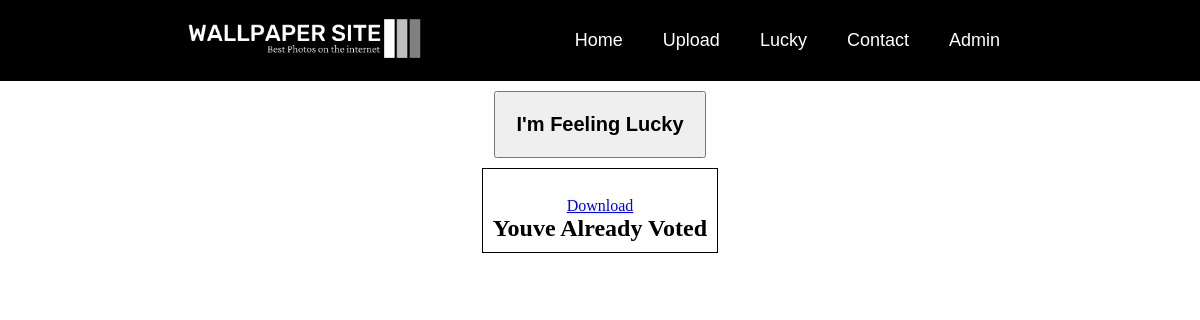
Page /lucky/none on the earlier database version.
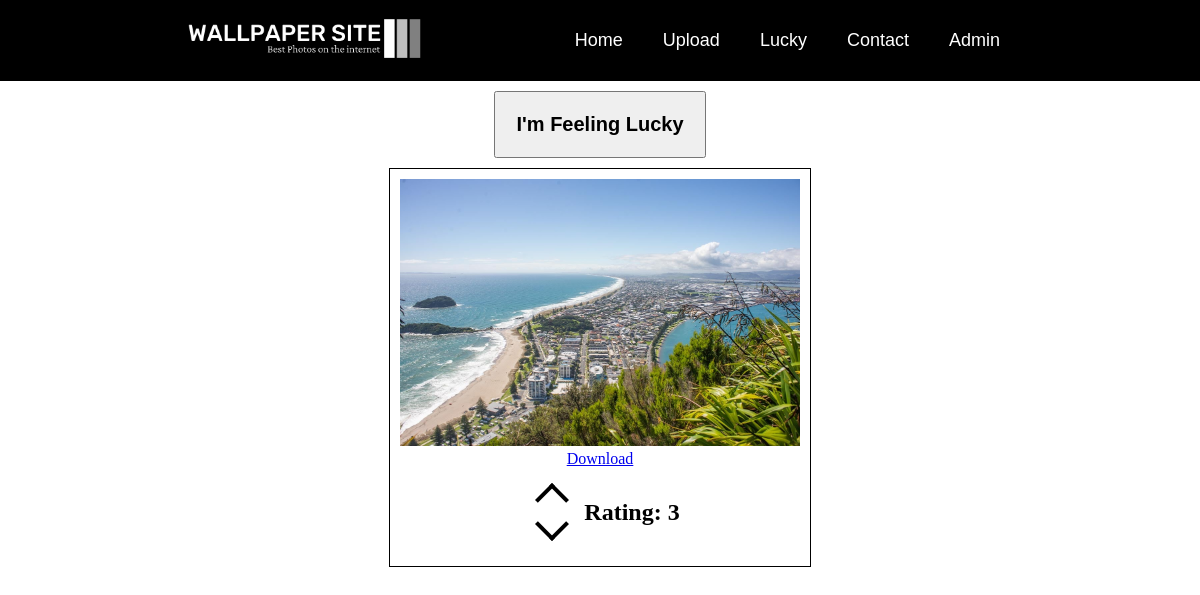
Same page on the later database version.
### tables this page shows
CREATE TABLE photos (id INTEGER PRIMARY KEY AUTOINCREMENT, image TEXT, rating INTEGER (0));

### routes.py (the view)
@app.route("/lucky/<url>")
def lucky(url):
    conn = sqlite3.connect("wallpapers.db")
    cur = conn.cursor()
    data = cur.execute("SELECT * FROM photos").fetchall()
    rating = cur.execute("SELECT rating FROM photos").fetchall()
    randomVal = random.randint(0, len(data))
    app.logger.debug(data[randomVal-1][1])
    return render_template("lucky.html", data=data, rating=rating,
                           url=url, randomVal=randomVal)

### templates/lucky.html (shortened to what this page needs)
{% extends 'layout.html' %}
{% block content %}
<div class="luckydiv">
    <a href="/lucky/none"><button class="radomLink" ><h2>I'm Feeling Lucky</h2></button></a>
</div>
<div class="imageBox">
    <div class="images">
    <img class="image" src="/static/images/{{data[randomVal -1 ][1]}}" alt="">
    <div>
        <a href="/download/{{data[randomVal -1 ][1]}}">Download</a>
    </div>
    {% if imageurl == data[randomVal]%}
        <h2>Youve Already Voted</h2>
    {% else %}
        <div class="ratings">
            <div class="buttons">
                <a href="/submitreview/{{data[randomVal]}}/+1"><h1 class="upvote-arrow"></h1></a>
                <a href="/submitreview/{{data[randomVal]}}/-1"><h1 class="downvote-arrow"></h1></a>
            </div>
            <h2 class="ratingText">Rating: {{data[2][2]}}</h2>
        </div>
    {% endif %}
</div>
</div>
{% endblock %}

Differences in the rows shown:
added photos: image (picture)
added photos: rating "3"
Other differences:
text no longer shown: "Youve Already Voted"
text now shown: "Rating:"
